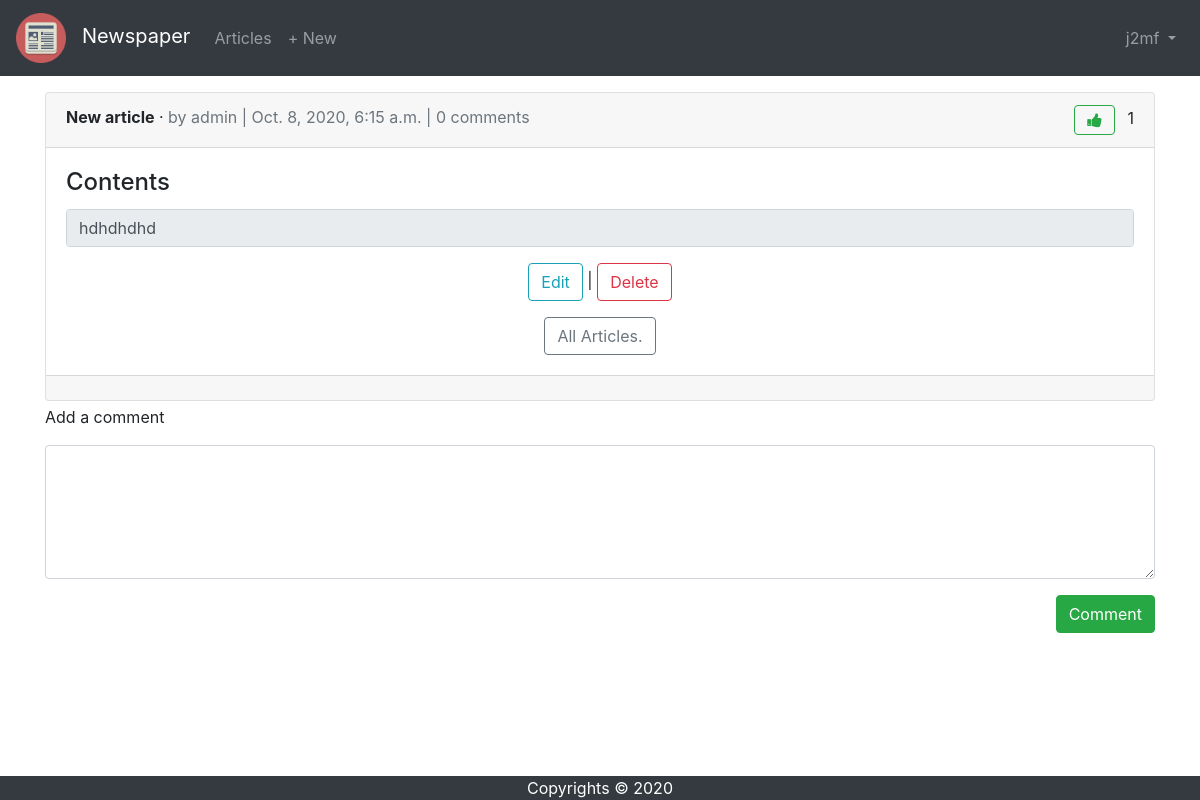
The app's page /articles/2/ (signed in) with its own data.
### users/models.py (models this page shows)
class CustomUser(AbstractUser):
    age = models.PositiveIntegerField(null=True, blank=True)

### articles/models.py (models this page shows, shortened)
class Article(models.Model):
    title = models.CharField(max_length=255)
    body = models.TextField()
    date = models.DateTimeField(auto_now_add=True)
    author = models.ForeignKey(
        to=get_user_model(),
        on_delete=models.CASCADE
    )
    likes = models.ManyToManyField(
        to=get_user_model(),
        related_name='liked_articles',
        blank=True,
        null=True,
    )
    def get_display_rows_count(self) -> int:
        return min(MAX_ROWS_FOR_ARTICLE, len(self.body.split('\n')))
    def is_liked_by(self, user: CustomUser) -> bool:
        return self.likes.all().filter(pk=user.pk).exists()

### articles/views.py (the view)
# urls.py: path('<int:pk>/', ArticleDetailView.as_view(), name='article_detail'),
class ArticleDetailView(DetailView):
    model = Article
    context_object_name = 'article'
    template_name = 'article_detail.html'
    def get_context_data(self, **kwargs):
        context = super().get_context_data(**kwargs)
        context['user_liked_article'] = self.get_object().is_liked_by(user=self.request.user)
        return context

### templates/article_detail.html (shortened to what this page needs)
{% extends 'base.html' %}
{% block content %}
    <div class="card mt-3">
        <div class="card-header">
            <span class="font-weight-bold">{{ article.title }}</span> &middot;
            <span class="text-muted"> by {{ article.author }} |
                {{ article.date }} |
                    {{ article.comments.count }} comments
            </span>
            <span class="float-right">
                <form action="{% url 'vote' article.id %}" method="post">
                    {% if user_liked_article %}
                        <input hidden name="vote" value="down" />
                        <button class="fa fa fa-thumbs-down ml-auto btn btn-outline-danger" type="submit"></button>
                    {% else %}
                        <button class="fa fa fa-thumbs-up ml-auto btn btn-outline-success" type="submit"></button>
                    {% endif %}
                    <span class="ml-2" id="votes">{{ article.likes.count }}</span>
                </form>
            </span>
        </div>
        <div class="card-body">
            <h4 class="card-title">Contents</h4>
            <textarea readonly rows="{{ article.get_display_rows_count }}" class="form-control card-text mb-3"
                      style="resize: none;">{{ article.body }}</textarea>
            <div class="text-center">
                <p><a class="btn btn-outline-info" href="{% url 'article_edit' article.pk %}">Edit</a> |
                    <a class="btn btn-outline-danger" href="{% url 'article_delete' article.pk %}">Delete</a></p>
                <a class="btn btn-outline-secondary" href="{% url 'article_list' %}">All Articles.</a>
            </div>
        </div>
        <div class="card-footer text-muted">
        </div>
    </div>
    <form action="{% url 'comment_create' %}" method="post">
        <div class="form-group">
            <p class="form-text">Add a comment</p>
            <textarea class="form-control" name="comment" rows="5"></textarea>
            <div class="text-right">
                <button type="submit" class="btn btn-success mb-3 mt-3 ml-auto">Comment</button>
            </div>
        </div>
    </form>
{% endblock content %}

### templates/base.html (shortened to what this page needs)
{% load static %}
<!DOCTYPE html>
<html lang="en">
<head>
    <link rel="stylesheet" href="https://stackpath.bootstrapcdn.com/bootstrap/4.5.0/css/bootstrap.min.css"
>
    <link rel="stylesheet" href="https://stackpath.bootstrapcdn.com/font-awesome/4.7.0/css/font-awesome.min.css">
</head>
<body>
<nav class="navbar navbar-expand-lg navbar-dark bg-dark">
    <a class="navbar-brand" href="{% url 'home' %}"><img src="{% static 'images/favicon.ico' %}" alt="" width="50" height="50" class="mr-3">Newspaper</a>
    <div class="collapse navbar-collapse" id="navbarSupportedContent">
        <ul class="navbar-nav">
            <li class="nav-item">
                <a class="nav-link" href="{% url 'article_list' %}">Articles</a>
            </li>
        </ul>
        {% if user.is_authenticated %}
            <ul class="navbar-nav mr-auto">
                <li class="nav-item">
                    <a class="nav-link" href="{% url 'article_create' %}">+ New</a>
                </li>
            </ul>
            <ul class="navbar-nav ml-auto">
                <li class="nav-item">
                    <a class="nav-link dropdown-toggle" href="#" id="navbarDropdown" role="button"
                       data-toggle="dropdown" aria-haspopup="true" aria-expanded="false">
                        {{ user.username }}
                    </a>
                </li>
            </ul>
        {% endif %}
    </div>
</nav>
<main>
    <div class="container">
        {% block content %}
        {% endblock content %}
    </div>
</main>
<footer class="container-fluid bg-dark mt-auto fixed-bottom text-white text-center">
    Copyrights &copy; {% now 'Y' %}
</footer>
</body>
</html>

### records on screen
CustomUser: username "j2mf"
Article: title "New article", author "admin", date "Oct. 8, 2020, 6:15 a.m.", comments.count "0", likes.count "1", get_display_rows_count "hdhdhdhd"
